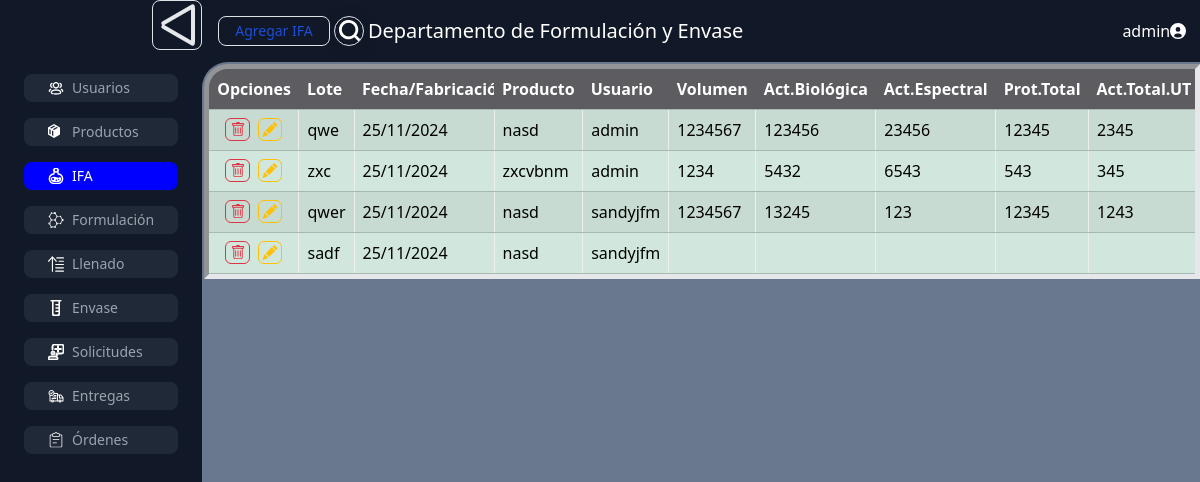
Screenshot of /IFA/ (signed in) with the database file from the repository.
### CIGB/models.py (models this page shows, shortened)
class Usuarios(AbstractBaseUser):
    id_usuario = models.AutoField(primary_key=True)
    nombre = models.CharField(_('nombre'), max_length=255)
    apellidos = models.CharField(_('apellidos'), max_length=255)
    email = models.EmailField(_('correo electrónico'), unique=True)
    cargo = models.CharField(_('cargo'), max_length=255)
    tipo = models.CharField(_('tipo'), max_length=255)
    usuario = models.CharField(_('usuario'), max_length=255, unique=True)
    contraseña = models.CharField(_('contraseña'), max_length=255)
    producto = models.ForeignKey('Producto', on_delete=models.SET_NULL, null=True, blank=True, related_name='usuarios')
    USERNAME_FIELD = 'usuario'
    REQUIRED_FIELDS = ['nombre', 'apellidos', 'cargo', 'tipo']
    class Meta:
        abstract = False
        verbose_name = _('usuario')
        verbose_name_plural = _('usuarios')

class IFA(models.Model):
    id_IFA = models.AutoField(primary_key=True)
    lote = models.CharField(max_length=255, unique=True)
    fecha_fabricacion = models.DateField()
    id_producto = models.ForeignKey(Producto, on_delete=models.CASCADE)
    id_usuario = models.ForeignKey(Usuarios, on_delete=models.SET_NULL, null=True)
    volumen = models.CharField(max_length=255)
    act_biologica = models.CharField(max_length=255)
    act_espectral = models.CharField(max_length=255)
    prot_total = models.CharField(max_length=255)
    act_total_UT = models.CharField(max_length=255)
    existencia_UT = models.CharField(max_length=255)
    existencia_vol_IFA = models.CharField(max_length=255)
    vol_form_liquido = models.CharField(max_length=255)
    dosis_esperadas = models.CharField(max_length=255)

class Producto(models.Model):
    id_producto = models.AutoField(primary_key=True)
    nombre = models.CharField(max_length=255, unique=True)

### CIGB/views.py (the view, shortened to what this page needs)
# urls.py: path('IFA/', IFA_view),
def IFA_view(request):
    if request.user.tipo=='user':
        IFA_data = IFA.objects.filter(id_usuario=Usuarios.objects.get(usuario=request.user.usuario))
        product_data = [request.user.producto]
    else:
        IFA_data = IFA.objects.all()
        product_data = Producto.objects.all()
    return render(request, 'IFA.html', {'product_data':product_data,'IFA_data':IFA_data})

### CIGB/templates/IFA.html (shortened to what this page needs)
{% extends "CIGB.html" %}
{% block add_button %}
  <input class="text-blue-700 hover:text-white border border-blue-700 hover:bg-blue-800 focus:ring-4 focus:outline-none focus:ring-blue-300 font-medium rounded-lg text-sm px-3 py-1 text-center dark:border-blue-500 dark:text-gray-400 dark:hover:text-white dark:hover:bg-blue-500 dark:focus:ring-blue-800" type="button" value="Agregar IFA" onclick="openForm(accion='Agregar', objetivo='IFA', NaN, new_url='{{ BASE_URL }}/add_IFA')" class="boton">
{% endblock %}
{% block contenido %}
<div>
  <div class="table-container">
    <table class="table table-success table-striped" style="margin-bottom: 0px;">
        <thead>
            <tr>
                <th>Opciones</th>
                <th>Lote</th>
                <th>Fecha/Fabricación</th>
                <th>Producto</th>
                <th>Usuario</th>
                <th>Volumen</th>
                <th>Act.Biológica</th>
                <th>Act.Espectral</th>
                <th>Prot.Total</th>
                <th>Act.Total.UT</th>
        </thead>
        <tbody id="main_table">
          {% for IFA in IFA_data %}
          <tr>
              <td class="opciones">
                <div>
                  <button type="button" class="table-button btn-outline-danger" onclick="eliminar('IFA','{{ IFA.id_IFA }}')">
                      </button>
                  <button valores="lote·{{ IFA.lote }}|producto·{{ IFA.id_producto.id_producto }}|usuario·{{ IFA.id_usuario.nombre }}|volumen·{{ IFA.volumen }}|act_biologica·{{ IFA.act_biologica }}|act_espectral·{{ IFA.act_espectral }}|prot_total·{{ IFA.prot_total }}|act_total_UT·{{ IFA.act_total_UT }}|existencia_UT·{{ IFA.existencia_UT }}|existencia_vol_IFA·{{ IFA.existencia_vol_IFA }}|vol_form_liquido·{{ IFA.vol_form_liquido }}|dosis_esperadas·{{ IFA.dosis_esperadas }}" onclick="openForm(accion='Modificar', objetivo='{{ IFA.lote }}',fila=this, new_url='{{ BASE_URL }}/mod_IFA')" type="button" class="table-button btn-outline-warning">
                      </button>
                  </div>
              </td>
              <td>{{ IFA.lote }}</td>
              <td>{{ IFA.fecha_fabricacion|date:"d/m/Y" }}</td>
              <td>{{ IFA.id_producto.nombre }}</td>
              <td>{{ IFA.id_usuario.usuario }}</td>
              <td>{{ IFA.volumen }}</td>
              <td>{{ IFA.act_biologica }}</td>
              <td>{{ IFA.act_espectral }}</td>
              <td>{{ IFA.prot_total }}</td>
              <td>{{ IFA.act_total_UT }}</td>
          </tr>
          {% endfor %}
      </tbody>
    </table>
</div>
</div>
{% endblock %}

### CIGB/templates/CIGB.html (shortened to what this page needs)
{% load compress %}
{% load static %}
<!DOCTYPE html>
<html lang="en-gb" dir="ltr" class='com_content view-category layout-theme3497category itemid-101 home j39 mm-hover'>
    <head>
        <link href="https://cdn.jsdelivr.net/npm/bootstrap@5.3.3/dist/css/bootstrap.min.css" rel="stylesheet">
        <link rel="stylesheet" href="static/css/CIGB.css">
        {% compress css %}
            <link rel="stylesheet" href="{% static 'src/output.css' %}">
        {% endcompress %}
    </head>
    <body class="bg-gray-900">
        <div class="flex flex-row">
            <div id="lateral-menu" class="m-w-[200px] flex flex-col items-end">
                <label class="rounded-lg b-gray-400 border border-blue-700">
                    <div class="w-12 h-12 cursor-pointer flex flex-col items-center justify-around">
                        <div class="w-[38px] h-[4px] bg-gray-200 rounded-sm transition-all duration-300 peer-checked:origin-top peer-checked:translate-y-[6px] peer-checked:rotate-[-30deg]"></div>
                        <div class="w-[38px] h-[4px] bg-gray-200 rounded-md transition-all duration-300 peer-checked:origin-center peer-checked:translate-x-[16px] peer-checked:rotate-[90deg]"></div>
                        <div class="w-[38px] h-[4px] bg-gray-200 rounded-md transition-all duration-300 peer-checked:origin-bottom peer-checked:translate-y-[-6px] peer-checked:rotate-[30deg]"></div>
                    </div>
                </label>
                <div class="md:flex">
                    <ul id="menu" class="flex-column space-y space-y-4 text-sm font-medium text-gray-500 text-gray-400 ms-4 me-4 mb-4 mt-4">
                        {% if request.user.tipo == 'admin' %}
                        <li><a id="users" href="usuarios" class="peer-unchecked:none inline-flex items-center px-4 py-1 rounded-lg hover:text-gray-900 hover:bg-gray-100 w-full bg-gray-800 hover:bg-gray-700 hover:text-white">
                            <span class="lateral-menu-text ms-2 fade-in">Usuarios</span></a></li>
                        <li><a id="products" href="productos" class="inline-flex items-center px-4 py-1 rounded-lg hover:text-gray-900 bg-gray-50 hover:bg-gray-100 w-full bg-gray-800 hover:bg-gray-700 hover:text-white">
                            <span class="lateral-menu-text ms-2">Productos</span></a></li>
                        {% endif %}
                            <li><a id="IFA" href="IFA"class="inline-flex items-center px-4 py-1 rounded-lg hover:text-gray-900 bg-gray-50 hover:bg-gray-100 w-full bg-gray-800 hover:bg-gray-700 hover:text-white">
                            <span class="lateral-menu-text ms-2">IFA</span></a></li>
                        <li><a id="formulacion" href="formulacion" class="inline-flex items-center px-4 py-1 rounded-lg hover:text-gray-900 bg-gray-50 hover:bg-gray-100 w-full bg-gray-800 hover:bg-gray-700 hover:text-white">
                            <span class="lateral-menu-text ms-2">Formulación</span></a></li>
                        <li><a id="llenado" href="llenado" class="inline-flex items-center px-4 py-1 rounded-lg hover:text-gray-900 bg-gray-50 hover:bg-gray-100 w-full bg-gray-800 hover:bg-gray-700 hover:text-white">
                            <span class="lateral-menu-text ms-2">Llenado</span></a></li>
                        <li><a id="envase" href="envase" class="inline-flex items-center px-4 py-1 rounded-lg hover:text-gray-900 bg-gray-50 hover:bg-gray-100 w-full bg-gray-800 hover:bg-gray-700 hover:text-white">
                            <span class="lateral-menu-text ms-2">Envase</span></a></li>
                        <li><a id="request" href="solicitudes" class="inline-flex items-center px-4 py-1 rounded-lg hover:text-gray-900 bg-gray-50 hover:bg-gray-100 w-full bg-gray-800 hover:bg-gray-700 hover:text-white">
                            <span class="lateral-menu-text ms-2">Solicitudes</span></a></li>
                        <li><a id="deliver" href="entregas" class="inline-flex items-center px-4 py-1 rounded-lg hover:text-gray-900 bg-gray-50 hover:bg-gray-100 w-full bg-gray-800 hover:bg-gray-700 hover:text-white">
                            <span class="lateral-menu-text ms-2">Entregas</span></a></li>
                            <div id="drop-menu" class="flex-column space-y space-y-4">
                                <li><span class="inline-flex items-center px-4 py-1 rounded-lg hover:text-gray-900 bg-gray-50 hover:bg-gray-100 w-full bg-gray-800 hover:bg-gray-700 hover:text-white">
                                    <span class="lateral-menu-text ms-2">Órdenes</span></span></li>
                        </div>
                    </ul>
                </div>
            </div>
            <div class="w-[100%]">
                <div class="py-3 px-3 flex gap-1 items-center">
                    {% block add_button %}
                    {% endblock %}
                    <div class="p-1 overflow-hidden w-[36px] h-[30px] hover:w-[250px] bg-transparent border border-blue-700 shadow-[2px_2px_20px_rgba(0,0,0,0.08)] rounded-full flex group items-center hover:duration-300 duration-300">
                        <div class="flex items-center justify-center fill-white">
                            <svg xmlns="http://www.w3.org/2000/svg" id="Isolation_Mode" data-name="Isolation Mode" viewBox="0 0 24 24" width="22" height="22">
                                <path d="M18.9,16.776A10.539,10.539,0,1,0,16.776,18.9l5.1,5.1L24,21.88ZM10.5,18A7.5,7.5,0,1,1,18,10.5,7.507,7.507,0,0,1,10.5,18Z"></path>
                            </svg>
                        </div>
                            <input type="text" id="inputFiltro" class="outline-none text-[20px] bg-transparent w-full text-white font-normal px-4"/>
                    </div>
                    <h1 class="w-full header">Departamento de Formulación y Envase</h1>
                    <div id="head-menu" class="">
                        <div class="drop-menu flex flex-row items-center" id="user-drop-menu-button">
                            <span>{{ user.usuario }}</span>
                        </div>
                    </div>
                </div>
                <div id="dinamic-content" class="bg-gray-900">
                    {% block contenido %}
                    {% endblock %}
                </div>
            </div>
        </div>
    </body>
</html>

### static/css/CIGB.css (style rules this page uses)
:root { --top:-100vh; --menu-width:204px; }
#dinamic-content { background-color: rgb(195 216 247 / 50%); padding: 2px; border-top-left-radius: 26px; height: calc(100svh - 76px); }
#dinamic-content>div { width: calc(100svw - var(--menu-width)); }
table { overflow: scroll; min-width: 640px; height: 100%; }
#head-menu { height: 100%; display: flex; flex-direction: column; align-items: flex-end; justify-content: flex-start; --display:none; color: white; }
.selected { background-color: blue !important; color:white !important; }
#drop-menu { --drop-disp:none; }
#drop-menu>li>span { cursor: pointer; }
.table-container { max-width: 86svw; max-height: 80vh; border-style: inset; overflow: auto; border-width: thick; border-top-left-radius: 24px; }
td, th { white-space: nowrap; max-width: 140px; overflow: hidden; }
.btn-outline-warning { --bs-btn-color: #ffc107; --bs-btn-border-color: #ffc107; --bs-btn-hover-color: #000; --bs-btn-hover-bg: #ffc107; --bs-btn-hover-border-color: #ffc107; --bs-btn-focus-shadow-rgb: 255, 193, 7; --bs-btn-active-color: #000; --bs-btn-active-bg: #ffc107; --bs-btn-active-border-color: #ffc107; --bs-btn-active-shadow: inset 0 3px 5px rgba(0, 0, 0, 0.125); --bs-btn-disabled-color: #ffc107; --bs-btn-disabled-bg: transparent; --bs-btn-disabled-border-color: #ffc107; --bs-gradient: none; }
.btn-outline-danger { --bs-btn-color: #dc3545; --bs-btn-border-color: #dc3545; --bs-btn-hover-color: #fff; --bs-btn-hover-bg: #dc3545; --bs-btn-hover-border-color: #dc3545; --bs-btn-focus-shadow-rgb: 220, 53, 69; --bs-btn-active-color: #fff; --bs-btn-active-bg: #dc3545; --bs-btn-active-border-color: #dc3545; --bs-btn-active-shadow: inset 0 3px 5px rgba(0, 0, 0, 0.125); --bs-btn-disabled-color: #dc3545; --bs-btn-disabled-bg: transparent; --bs-btn-disabled-border-color: #dc3545; --bs-gradient: none; }
.table-button { --bs-btn-padding-x: 0.2rem; --bs-btn-padding-y: 0.2rem; --bs-btn-font-family: ; --bs-btn-font-size: 1rem; --bs-btn-font-weight: 400; --bs-btn-line-height: 1.5; --bs-btn-bg: transparent; --bs-btn-border-width: 1px; --bs-btn-border-radius: 0.375rem; --bs-btn-box-shadow: inset 0 1px 0 rgba(255, 255, 255, 0.15), 0 1px 1px rgba(0, 0, 0, 0.075); --bs-btn-disabled-opacity: 0.65; --bs-btn-focus-box-shadow: 0 0 0 0.25rem rgba(var(--bs-btn-focus-shadow-rgb), .5); display: inline-block; padding: var(--bs-btn-padding-y) var(--bs-btn-padding-x); font-size: var(--bs-btn-font-size); font-weight: var(--bs-btn-font-weight); line-height: var(--bs-btn-line-height); color: var(--bs-btn-color); text-align: center; text-decoration: none; vertical-align: middle; user-select: none; border: var(--bs-btn-border-width) solid var(--bs-btn-border-color); border-radius: var(--bs-btn-border-radius); background-color: var(--bs-btn-bg); }
.opciones { position: sticky; left: 0; z-index: 1; }
.table>thead { position: sticky; top: 0; z-index: 2; }
.table>thead>tr>th { background-color: rgb(93, 93, 97); color: white; }
td { border-right: 1px; border-style: ridge; }
td>div { display: flex; flex-direction: row; justify-content: space-evenly; }
.table { width: 100%; border-collapse: collapse; border-top-left-radius: 10px; }
.header { font-size: 20px; color: white; }

### rows the page displays
Usuarios: usuario "admin"
IFA: lote "qwe", fecha_fabricacion "25/11/2024", id_producto.nombre "nasd", id_usuario.usuario "admin", volumen "1234567", act_biologica "123456", act_espectral "23456", prot_total "12345", act_total_UT "2345"
IFA: lote "zxc", fecha_fabricacion "25/11/2024", id_producto.nombre "zxcvbnm", id_usuario.usuario "admin", volumen "1234", act_biologica "5432", act_espectral "6543", prot_total "543", act_total_UT "345"
IFA: lote "qwer", fecha_fabricacion "25/11/2024", id_producto.nombre "nasd", id_usuario.usuario "sandyjfm", volumen "1234567", act_biologica "13245", act_espectral "123", prot_total "12345", act_total_UT "1243"
IFA: lote "sadf", fecha_fabricacion "25/11/2024", id_producto.nombre "nasd", id_usuario.usuario "sandyjfm"
